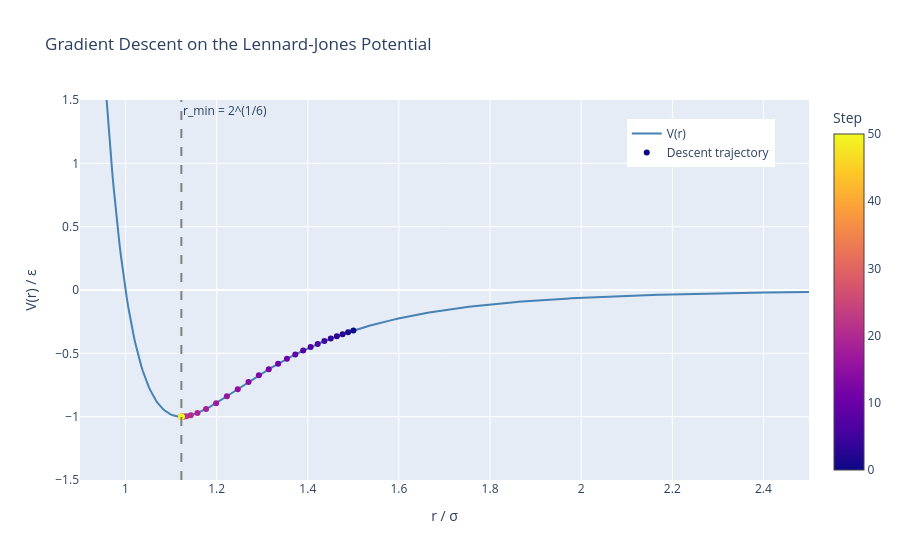

Notebook code for this chart:
### Markdown cell above
#### Interactive plot to explore results
The plot you make might not be super helpful in understanding the path your code is taking to arrive at the answer, especially if you are using a lot of steps. The cell below will produce an interactive plot where you can pan and zoom in and out using the controls in the upper left. Points are colored based on what step index they are representing.

**Note:** If you did not define your potential function name to be `V(r)` and the history output to be `history`, you will need to edit a few lines near the top of the code below.

### Code cell
import plotly.graph_objects as go
import numpy as np

#EDIT THIS IF YOUR OUTPUT OF THE GRADIENT DESCENT HISTORY IS NOT ASSIGNED TO THE VARIABLE history
history=history

# UNCOMMENT AND EDIT THE RETURN OF THIS FUNCTION IF YOU DID NOT CALL YOUR POTENTIAL FUNCTION V(r):
#def V(r):
#   return my_function_name(r)

r_plot = np.linspace(0.9, 2.5, 500)
history_arr = np.array(history)
n_steps = len(history_arr)



# color each point by its step index
colors = np.arange(n_steps)

fig = go.Figure()

# potential curve
fig.add_trace(go.Scatter(
    x=r_plot,
    y=V(r_plot),
    mode='lines',
    line=dict(color='steelblue', width=2),
    name='V(r)'
))

# descent trajectory, colored by step index
fig.add_trace(go.Scatter(
    x=history_arr,
    y=V(history_arr),
    mode='markers',
    marker=dict(
        size=6,
        color=colors,
        colorscale='Plasma',
        colorbar=dict(title='Step'),
        showscale=True
    ),
    text=[f'Step {i}<br>r = {r:.5f}<br>V(r) = {V(r):.5f}' #
          for i, r in enumerate(history_arr)],
    hoverinfo='text',
    name='Descent trajectory'
))

# analytic minimum
fig.add_vline(
    x=2**(1/6),
    line_dash='dash',
    line_color='gray',
    annotation_text='r_min = 2^(1/6)',
    annotation_position='top right'
)

fig.update_layout(
    title='Gradient Descent on the Lennard-Jones Potential',
    xaxis_title='r / σ',
    yaxis_title='V(r) / ε',
    yaxis_range=[-1.5, 1.5],
    legend=dict(x=0.75, y=0.95)
)

fig.show()

### Figure 1 — Plotly figure (JSON) as saved in the notebook; plotly's stock layout.template omitted (floating-point values rounded to 4 significant figures; data arrays with more than 128 entries replaced by an {"elided": "..."} marker saying what was removed)
{"data": [{"line": {"color": "steelblue", "width": 2}, "mode": "lines", "name": "V(r)", "type": "scatter", "x": {"elided": "500 float values"}, "y": {"elided": "500 float values"}}, {"hoverinfo": "text", "marker": {"color": [0, 1, 2, 3, 4, 5, 6, 7, 8, 9, 10, 11, 12, 13, 14, 15, 16, 17, 18, 19, 20, 21, 22, 23, 24, 25, 26, 27, 28, 29, 30, 31, 32, 33, 34, 35, 36, 37, 38, 39, 40, 41, 42, 43, 44, 45, 46, 47, 48, 49, 50], "colorbar": {"title": {"text": "Step"}}, "colorscale": [[0, "#0d0887"], [0.1111, "#46039f"], [0.2222, "#7201a8"], [0.3333, "#9c179e"], [0.4444, "#bd3786"], [0.5556, "#d8576b"], [0.6667, "#ed7953"], [0.7778, "#fb9f3a"], [0.8889, "#fdca26"], [1, "#f0f921"]], "showscale": true, "size": 6}, "mode": "markers", "name": "Descent trajectory", "text": ["Step 0<br>r = 1.50000<br>V(r) = -0.32034", "Step 1<br>r = 1.48842<br>V(r) = -0.33405", "Step 2<br>r = 1.47632<br>V(r) = -0.34903", "Step 3<br>r = 1.46365<br>V(r) = -0.36547", "Step 4<br>r = 1.45036<br>V(r) = -0.38357", "Step 5<br>r = 1.43641<br>V(r) = -0.40356", "Step 6<br>r = 1.42171<br>V(r) = -0.42572", "Step 7<br>r = 1.40622<br>V(r) = -0.45039", "Step 8<br>r = 1.38986<br>V(r) = -0.47794", "Step 9<br>r = 1.37255<br>V(r) = -0.50878", "Step 10<br>r = 1.35422<br>V(r) = -0.54337", "Step 11<br>r = 1.33481<br>V(r) = -0.58218", "Step 12<br>r = 1.31426<br>V(r) = -0.62558", "Step 13<br>r = 1.29257<br>V(r) = -0.67378", "Step 14<br>r = 1.26983<br>V(r) = -0.72650", "Step 15<br>r = 1.24626<br>V(r) = -0.78266", "Step 16<br>r = 1.22230<br>V(r) = -0.83980", "Step 17<br>r = 1.19873<br>V(r) = -0.89377", "Step 18<br>r = 1.17674<br>V(r) = -0.93913", "Step 19<br>r = 1.15778<br>V(r) = -0.97122", "Step 20<br>r = 1.14318<br>V(r) = -0.98919", "Step 21<br>r = 1.13341<br>V(r) = -0.99680", "Step 22<br>r = 1.12776<br>V(r) = -0.99922", "Step 23<br>r = 1.12488<br>V(r) = -0.99984", "Step 24<br>r = 1.12353<br>V(r) = -0.99997", "Step 25<br>r = 1.12292<br>V(r) = -0.99999", "Step 26<br>r = 1.12266<br>V(r) = -1.00000", "Step 27<br>r = 1.12255<br>V(r) = -1.00000", "Step 28<br>r = 1.12250<br>V(r) = -1.00000", "Step 29<br>r = 1.12248<br>V(r) = -1.00000", "Step 30<br>r = 1.12247<br>V(r) = -1.00000", "Step 31<br>r = 1.12246<br>V(r) = -1.00000", "Step 32<br>r = 1.12246<br>V(r) = -1.00000", "Step 33<br>r = 1.12246<br>V(r) = -1.00000", "Step 34<br>r = 1.12246<br>V(r) = -1.00000", "Step 35<br>r = 1.12246<br>V(r) = -1.00000", "Step 36<br>r = 1.12246<br>V(r) = -1.00000", "Step 37<br>r = 1.12246<br>V(r) = -1.00000", "Step 38<br>r = 1.12246<br>V(r) = -1.00000", "Step 39<br>r = 1.12246<br>V(r) = -1.00000", "Step 40<br>r = 1.12246<br>V(r) = -1.00000", "Step 41<br>r = 1.12246<br>V(r) = -1.00000", "Step 42<br>r = 1.12246<br>V(r) = -1.00000", "Step 43<br>r = 1.12246<br>V(r) = -1.00000", "Step 44<br>r = 1.12246<br>V(r) = -1.00000", "Step 45<br>r = 1.12246<br>V(r) = -1.00000", "Step 46<br>r = 1.12246<br>V(r) = -1.00000", "Step 47<br>r = 1.12246<br>V(r) = -1.00000", "Step 48<br>r = 1.12246<br>V(r) = -1.00000", "Step 49<br>r = 1.12246<br>V(r) = -1.00000", "Step 50<br>r = 1.12246<br>V(r) = -1.00000"], "type": "scatter", "x": [1.5, 1.488, 1.476, 1.464, 1.45, 1.436, 1.422, 1.406, 1.39, 1.373, 1.354, 1.335, 1.314, 1.293, 1.27, 1.246, 1.222, 1.199, 1.177, 1.158, 1.143, 1.133, 1.128, 1.125, 1.124, 1.123, 1.123, 1.123, 1.122, 1.122, 1.122, 1.122, 1.122, 1.122, 1.122, 1.122, 1.122, 1.122, 1.122, 1.122, 1.122, 1.122, 1.122, 1.122, 1.122, 1.122, 1.122, 1.122, 1.122, 1.122, 1.122], "y": [-0.3203, -0.334, -0.349, -0.3655, -0.3836, -0.4036, -0.4257, -0.4504, -0.4779, -0.5088, -0.5434, -0.5822, -0.6256, -0.6738, -0.7265, -0.7827, -0.8398, -0.8938, -0.9391, -0.9712, -0.9892, -0.9968, -0.9992, -0.9998, -1.0, -1.0, -1.0, -1.0, -1.0, -1.0, -1.0, -1.0, -1.0, -1.0, -1.0, -1.0, -1.0, -1.0, -1.0, -1.0, -1.0, -1.0, -1.0, -1.0, -1.0, -1.0, -1.0, -1.0, -1.0, -1.0, -1.0]}], "layout": {"annotations": [{"showarrow": false, "text": "r_min = 2^(1/6)", "x": 1.122, "xanchor": "left", "xref": "x", "y": 1, "yanchor": "top", "yref": "y domain"}], "legend": {"x": 0.75, "y": 0.95}, "shapes": [{"line": {"color": "gray", "dash": "dash"}, "type": "line", "x0": 1.122, "x1": 1.122, "xref": "x", "y0": 0, "y1": 1, "yref": "y domain"}], "title": {"text": "Gradient Descent on the Lennard-Jones Potential"}, "xaxis": {"title": {"text": "r / σ"}}, "yaxis": {"range": [-1.5, 1.5], "title": {"text": "V(r) / ε"}}}}
